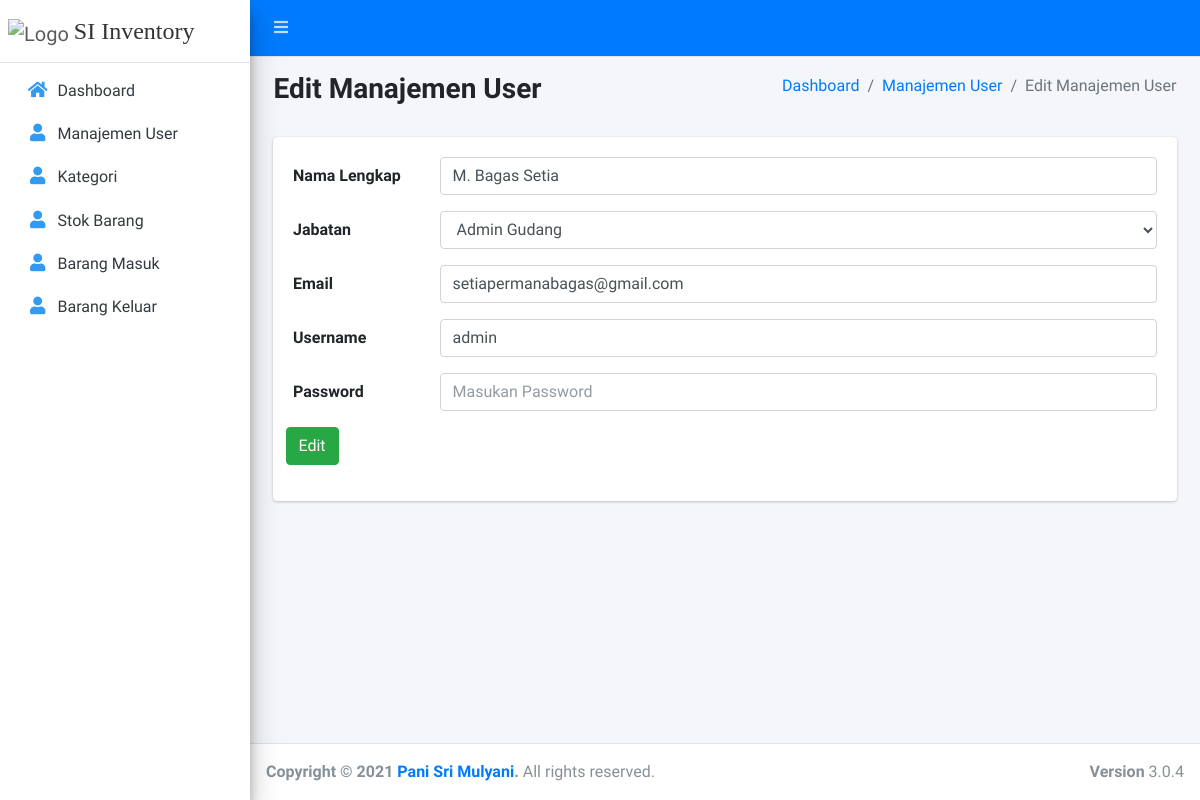
The app's page /admin_gudang/manajemen_user/1 (signed in) with its own data.
### tables this page shows
CREATE TABLE `user` (
  `id_user` int(11) NOT NULL,
  `username` varchar(191) NOT NULL,
  `password` varchar(191) NOT NULL,
  `role` enum('admin_gudang','manager') NOT NULL,
  `namaLengkap` varchar(191) NOT NULL,
  `email` varchar(191) NOT NULL,
  `created_date` date DEFAULT NULL,
  `modify_date` date DEFAULT NULL,
  `created_by` varchar(191) DEFAULT NULL,
  `modify_by` varchar(191) DEFAULT NULL
);

### application/controllers/adminGudang/User.php (called while the page is built, shortened)
<?php
class User extends CI_Controller {
  public function edit($id_user)
  {
    $data           = $this->UserModel->get($id_user);
    $data['konten'] = 'adminGudang/editUser';
		$this->load->view('adminGudang/template', $data);
  }
}

### index.php (called while the page is built, shortened)
<?php
require_once BASEPATH.'core/CodeIgniter.php';

### application/models/UserModel.php (called while the page is built, shortened)
<?php
class UserModel extends CI_Model {
  private $table  = 'user';
  public function get($id_user)
  {
    return $this->db->get_where($this->table, [
      'id_user' => $id_user
    ])->row_array();
  }
}

### application/views/adminGudang/editUser.php (the view, shortened to what this page needs)
<section class="content">
  <div class="content-header">
    <div class="container-fluid">
      <div class="row mb-2">
        <div class="col-sm-6">
          <h3><b><font face=""> Edit Manajemen User </font></b></h3>
        </div>
        <div class="col-sm-6">
          <ol class="breadcrumb float-sm-right">
            <li class="breadcrumb-item"><a href="<?= base_url(); ?>">Dashboard</a></li>
            <li class="breadcrumb-item"><a href="<?= base_url(); ?>admin_gudang/manajemen_user.html">Manajemen User</a></li>
            <li class="breadcrumb-item active">Edit Manajemen User</li>
          </ol>
        </div>
      </div>
    </div>
  </div>
  <div class="container-fluid">
    <div class="col-sm-12">
      <div class="card">
        <div class="card-body">
          <form action="<?= base_url('admin_gudang/manajemen_user/' . $id_user); ?>" method="post">
            <div class="form-group row">
              <label for="staticEmail" class="col-sm-2 col-form-label">Nama Lengkap</label>
              <div class="col-sm-10">
                <input type="text" required class="form-control" id="staticEmail" placeholder="Masukan Nama Lengkap" name="namaLengkap" value="<?= $namaLengkap; ?>">
              </div>
            </div>
            <div class="form-group row">
              <label for="staticEmail" class="col-sm-2 col-form-label">Jabatan</label>
              <div class="col-sm-10">
                <select name="role" id="role" class="form-control">
                  <option value="admin_gudang" <?= $role == 'admin_gudang' ? 'selected' : '' ; ?>>Admin Gudang</option>
                </select>
              </div>
            </div>
            <div class="form-group row">
              <label for="staticEmail" class="col-sm-2 col-form-label">Email</label>
              <div class="col-sm-10">
                <input type="email" required class="form-control" id="staticEmail" placeholder="Masukan Email" name="email" value="<?= $email; ?>">
              </div>
            </div>
            <div class="form-group row">
              <label for="staticEmail" class="col-sm-2 col-form-label">Username</label>
              <div class="col-sm-10">
                <input type="text" required class="form-control" id="staticEmail" placeholder="Masukan Username" name="username" value="<?= $username; ?>">
              </div>
            </div>
            <div class="form-group row">
              <label for="staticEmail" class="col-sm-2 col-form-label">Password</label>
              <div class="col-sm-10">
                <input type="password" class="form-control" id="staticEmail" placeholder="Masukan Password" name="password">
              </div>
            </div>
            <div class="form-group row">
              <button type="submit" class="btn btn-success">Edit</button>
            </div>
          </form>
        </div>
      </div>
    </div>
  </div>
</section>

### records on screen
user: namaLengkap "M. Bagas Setia", role "Admin Gudang", email "setiapermanabagas@gmail.com", username "admin"
